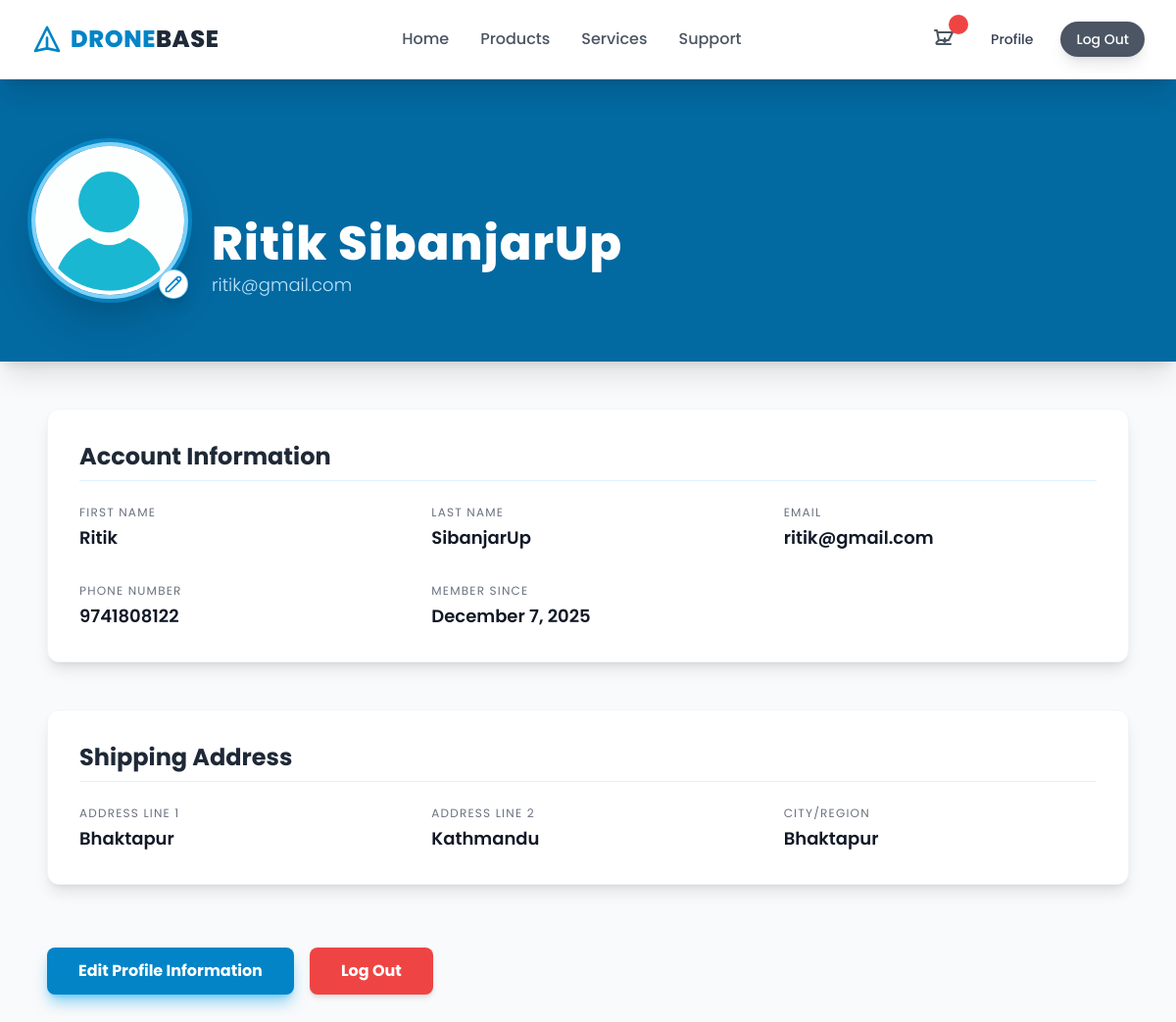
Screenshot of /profile/ (signed in) with the database file from the repository.
### users/models.py (models this page shows, shortened)
class CustomUser(AbstractUser):
    username = None
    email = models.EmailField(gettext_lazy("email address"), unique=True)
    phone_no = models.IntegerField(null=True, validators=[MaxLengthValidator(10)])
    updated_at = models.DateTimeField(auto_now=True)
    USERNAME_FIELD = "email"
    REQUIRED_FIELDS = []
    objects = CustomUserManager()

class UserAddress(models.Model):
    user = models.OneToOneField(CustomUser, on_delete=models.CASCADE)
    address_1 = models.TextField(max_length=100)
    address_2 = models.TextField(max_length=100, null=True)
    city = models.TextField(max_length=100)

### users/views.py (the view)
# urls.py: path("profile/", views.profile, name="profile"),
@login_required
def profile(request):
    user = request.user
    try:
        user_address = UserAddress.objects.get(user=request.user)
    except UserAddress.DoesNotExist:
        user_address = {}
    return render(
        request,
        "users/profile.html",
        {"user": user, "user_address": user_address},
    )

### templates/users/profile.html (shortened to what this page needs)
{% extends 'base.html' %}
{% load static %}
{% block content %}
<div class="min-h-screen bg-gray-50">
  <header class="bg-sky-700 text-white py-16 px-6 sm:px-8 shadow-xl">
    <div class="max-w-6xl mx-auto flex flex-col sm:flex-row items-center sm:items-end gap-6">
      <div class="relative w-36 h-36 sm:w-40 sm:h-40">
          <img
            src="{% static 'img/default_profile.jpg' %}"
            alt="Profile Picture"
            class="w-full h-full rounded-full border-4 border-sky-300 shadow-2xl object-cover ring-4 ring-sky-500/50"
          >
          <div class="absolute bottom-0 right-0 p-1 bg-white rounded-full shadow-lg border border-sky-500/50">
            <svg class="w-5 h-5 text-sky-600" fill="none" stroke="currentColor" viewBox="0 0 24 24"><path stroke-linecap="round" stroke-linejoin="round" stroke-width="2" d="M15.232 5.232l3.536 3.536m-2.036-5.036a2.5 2.5 0 113.536 3.536L6.5 21.036H3v-3.572L16.732 3.732z" /></svg>
          </div>
      </div>
      <div>
        <h1 class="text-4xl sm:text-5xl font-extrabold leading-tight tracking-wide">
            {{ user.first_name|default:"User" }} {{user.last_name|default:"Profile"}}
        </h1>
        <p class="text-sky-200 text-lg mt-1 font-light">{{ user.email }}</p>
      </div>
    </div>
  </header>
  <main class="max-w-6xl mx-auto py-12 px-6 space-y-12">
    <section class="bg-white p-8 rounded-xl shadow-lg border border-gray-100">
      <h2 class="text-2xl font-bold text-gray-800 mb-6 border-b pb-2 border-sky-100">Account Information</h2>
      <div class="grid grid-cols-1 md:grid-cols-3 gap-x-10 gap-y-8">
        <div>
          <label class="block text-gray-500 text-xs uppercase tracking-widest mb-1">First Name</label>
          <p class="text-gray-900 text-lg font-semibold">{{ user.first_name|default:"—" }}</p>
        </div>
        <div>
          <label class="block text-gray-500 text-xs uppercase tracking-widest mb-1">Last Name</label>
          <p class="text-gray-900 text-lg font-semibold">{{ user.last_name|default:"—" }}</p>
        </div>
        <div>
          <label class="block text-gray-500 text-xs uppercase tracking-widest mb-1">Email</label>
          <p class="text-gray-900 text-lg font-semibold">{{ user.email }}</p>
        </div>
        <div>
          <label class="block text-gray-500 text-xs uppercase tracking-widest mb-1">Phone Number</label>
          <p class="text-gray-900 text-lg font-semibold">{{ user.phone_no|default:"—"  }}</p>
        </div>
        <div>
          <label class="block text-gray-500 text-xs uppercase tracking-widest mb-1">Member Since</label>
          <p class="text-gray-900 text-lg font-semibold">{{ user.date_joined|date:"F j, Y" }}</p>
        </div>
        <div class="hidden md:block"></div>
      </div>
    </section>
    <section class="bg-white p-8 rounded-xl shadow-lg border border-gray-100">
      <h2 class="text-2xl font-bold text-gray-800 mb-6 border-b pb-2 border-sky-100">Shipping Address</h2>
      {% if user_address %}
      <div class="grid grid-cols-1 md:grid-cols-3 gap-x-10 gap-y-8">
        <div>
          <label class="block text-gray-500 text-xs uppercase tracking-widest mb-1">Address Line 1</label>
          <p class="text-gray-900 text-lg font-semibold">{{ user_address.address_1|default:"—"  }}</p>
        </div>
        <div>
          <label class="block text-gray-500 text-xs uppercase tracking-widest mb-1">Address Line 2</label>
          <p class="text-gray-900 text-lg font-semibold">{{ user_address.address_2|default:"—" }}</p>
        </div>
        <div>
          <label class="block text-gray-500 text-xs uppercase tracking-widest mb-1">City/Region</label>
          <p class="text-gray-900 text-lg font-semibold">{{ user_address.city|default:"—"  }}</p>
        </div>
      </div>
      {% endif %}
    </section>
    <div class="flex flex-wrap gap-4 pt-4">
      <a href="{% url 'profile_edit' %}"
         class="inline-block bg-sky-600 hover:bg-sky-700 text-white px-8 py-3 rounded-lg font-bold transition duration-300 shadow-lg shadow-sky-500/50">
        Edit Profile Information
      </a>
      <a href="{% url 'logout' %}"
         class="inline-block bg-red-500 hover:bg-red-600 text-white px-8 py-3 rounded-lg font-bold transition duration-300 shadow-md">
        Log Out
      </a>
    </div>
  </main>
</div>
{% endblock %}

### templates/base.html (style rules this page uses)
body { font-family: 'Poppins', sans-serif; }

### rows the page displays
CustomUser: first_name "Ritik", last_name "SibanjarUp", email "ritik@gmail.com", phone_no "9741808122", date_joined "December 7, 2025"
UserAddress: address_1 "Bhaktapur", address_2 "Kathmandu", city "Bhaktapur"
